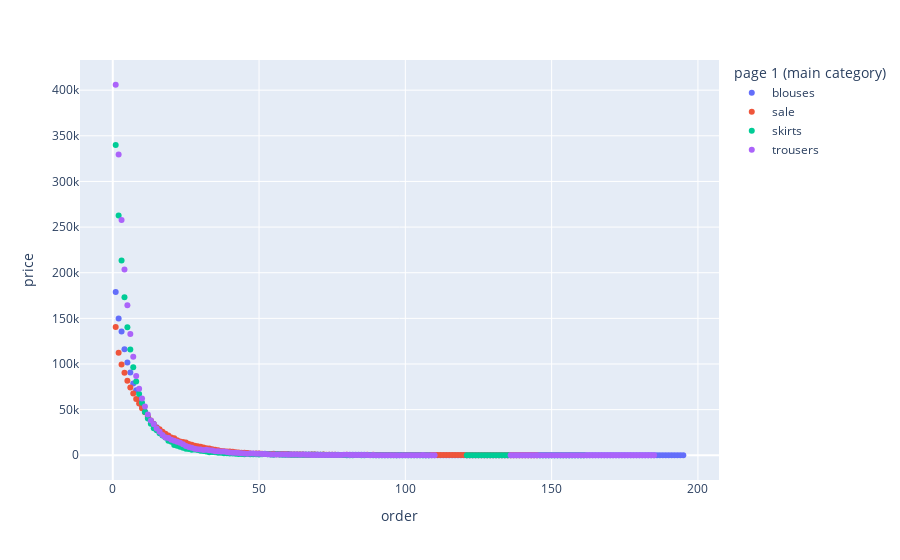

Notebook cell for this chart:
### Markdown cell above
## Are more clicks on the website refer to higher profit ? and is the main category related?

### Code cell
df11 = df.groupby(by=["order",'page 1 (main category)'])[["price"]].sum().reset_index()
fig = px.scatter(df11, x="order", y="price",color=df11['page 1 (main category)'])
fig.show()

### Figure 1 — Plotly figure (JSON) as saved in the notebook; plotly's stock layout.template omitted (floating-point values rounded to 4 significant figures; data arrays with more than 128 entries replaced by an {"elided": "..."} marker saying what was removed)
{"data": [{"hovertemplate": "page 1 (main category)=blouses<br>order=%{x}<br>price=%{y}<extra></extra>", "legendgroup": "blouses", "marker": {"color": "#636efa", "symbol": "circle"}, "mode": "markers", "name": "blouses", "orientation": "v", "showlegend": true, "type": "scatter", "x": {"elided": "195 int values"}, "xaxis": "x", "y": {"elided": "195 int values"}, "yaxis": "y"}, {"hovertemplate": "page 1 (main category)=sale<br>order=%{x}<br>price=%{y}<extra></extra>", "legendgroup": "sale", "marker": {"color": "#EF553B", "symbol": "circle"}, "mode": "markers", "name": "sale", "orientation": "v", "showlegend": true, "type": "scatter", "x": {"elided": "145 int values"}, "xaxis": "x", "y": {"elided": "145 int values"}, "yaxis": "y"}, {"hovertemplate": "page 1 (main category)=skirts<br>order=%{x}<br>price=%{y}<extra></extra>", "legendgroup": "skirts", "marker": {"color": "#00cc96", "symbol": "circle"}, "mode": "markers", "name": "skirts", "orientation": "v", "showlegend": true, "type": "scatter", "x": {"elided": "139 int values"}, "xaxis": "x", "y": {"elided": "139 int values"}, "yaxis": "y"}, {"hovertemplate": "page 1 (main category)=trousers<br>order=%{x}<br>price=%{y}<extra></extra>", "legendgroup": "trousers", "marker": {"color": "#ab63fa", "symbol": "circle"}, "mode": "markers", "name": "trousers", "orientation": "v", "showlegend": true, "type": "scatter", "x": {"elided": "160 int values"}, "xaxis": "x", "y": {"elided": "160 int values"}, "yaxis": "y"}], "layout": {"legend": {"title": {"text": "page 1 (main category)"}, "tracegroupgap": 0}, "margin": {"t": 60}, "xaxis": {"anchor": "y", "domain": [0.0, 1.0], "title": {"text": "order"}}, "yaxis": {"anchor": "x", "domain": [0.0, 1.0], "title": {"text": "price"}}}}
